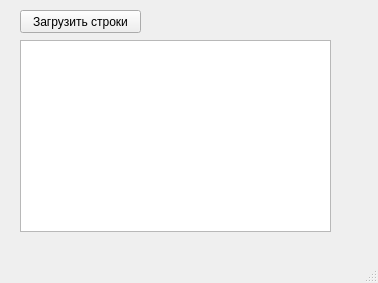
<?xml version="1.0" encoding="UTF-8"?>
<ui version="4.0">
 <class>MainWindow</class>
 <widget class="QMainWindow" name="MainWindow">
  <property name="geometry">
   <rect>
    <x>0</x>
    <y>0</y>
    <width>378</width>
    <height>283</height>
   </rect>
  </property>
  <property name="windowTitle">
   <string>MainWindow</string>
  </property>
  <widget class="QWidget" name="centralwidget">
   <widget class="QPushButton" name="pushButton">
    <property name="geometry">
     <rect>
      <x>20</x>
      <y>10</y>
      <width>121</width>
      <height>23</height>
     </rect>
    </property>
    <property name="text">
     <string>Загрузить строки</string>
    </property>
   </widget>
   <widget class="QTextBrowser" name="textBrowser">
    <property name="geometry">
     <rect>
      <x>20</x>
      <y>40</y>
      <width>311</width>
      <height>192</height>
     </rect>
    </property>
   </widget>
  </widget>
  <widget class="QMenuBar" name="menubar">
   <property name="geometry">
    <rect>
     <x>0</x>
     <y>0</y>
     <width>378</width>
     <height>21</height>
    </rect>
   </property>
  </widget>
  <widget class="QStatusBar" name="statusbar"/>
 </widget>
 <resources/>
 <connections/>
</ui>
